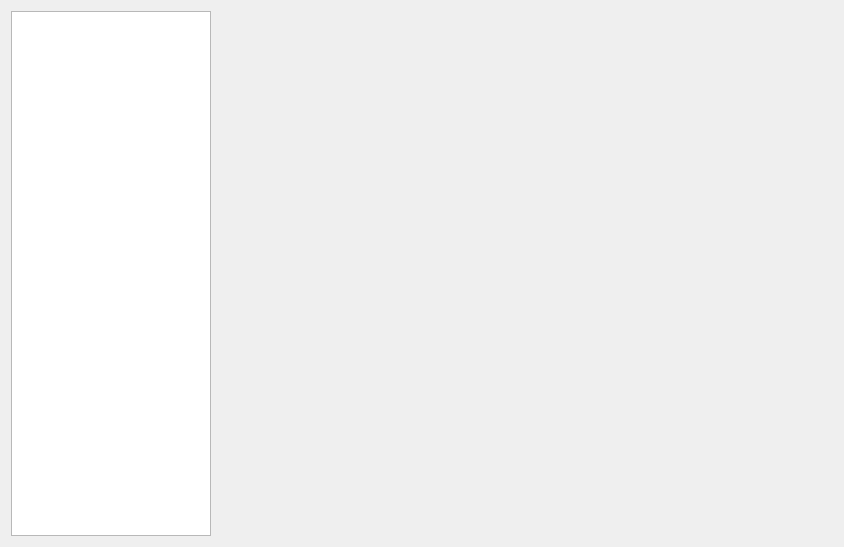
<?xml version="1.0" encoding="UTF-8"?>
<ui version="4.0">
 <class>DataChartForm</class>
 <widget class="QWidget" name="DataChartForm">
  <property name="geometry">
   <rect>
    <x>0</x>
    <y>0</y>
    <width>844</width>
    <height>547</height>
   </rect>
  </property>
  <property name="windowTitle">
   <string>Form</string>
  </property>
  <layout class="QGridLayout" name="gridLayout">
   <item row="0" column="0">
    <layout class="QHBoxLayout" name="horizontalLayout">
     <item>
      <widget class="QListView" name="listView">
       <property name="maximumSize">
        <size>
         <width>200</width>
         <height>16777215</height>
        </size>
       </property>
      </widget>
     </item>
     <item>
      <layout class="QVBoxLayout" name="verticalLayout_2">
       <item>
        <widget class="QWidget" name="widget" native="true"/>
       </item>
      </layout>
     </item>
    </layout>
   </item>
  </layout>
 </widget>
 <resources/>
 <connections/>
</ui>
